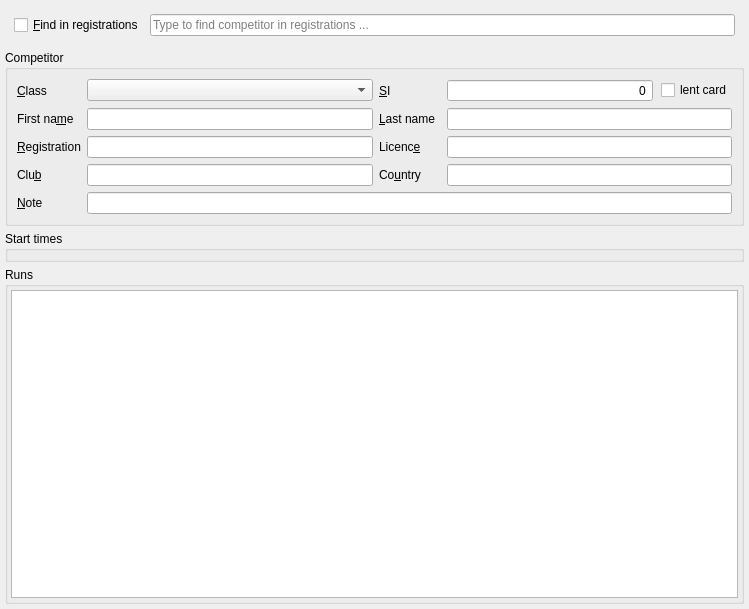
<?xml version="1.0" encoding="UTF-8"?>
<ui version="4.0">
 <class>CompetitorWidget</class>
 <widget class="QWidget" name="CompetitorWidget">
  <property name="geometry">
   <rect>
    <x>0</x>
    <y>0</y>
    <width>749</width>
    <height>609</height>
   </rect>
  </property>
  <property name="windowTitle">
   <string>Form</string>
  </property>
  <layout class="QVBoxLayout" name="verticalLayout_2">
   <property name="spacing">
    <number>5</number>
   </property>
   <property name="leftMargin">
    <number>5</number>
   </property>
   <property name="topMargin">
    <number>5</number>
   </property>
   <property name="rightMargin">
    <number>5</number>
   </property>
   <property name="bottomMargin">
    <number>5</number>
   </property>
   <item>
    <widget class="QFrame" name="frmFind">
     <layout class="QHBoxLayout" name="horizontalLayout">
      <item>
       <widget class="QCheckBox" name="chkFind">
        <property name="text">
         <string>&amp;Find in registrations</string>
        </property>
       </widget>
      </item>
      <item>
       <widget class="FindRegistrationEdit" name="edFind">
        <property name="placeholderText">
         <string>Type to find competitor in registrations ...</string>
        </property>
        <property name="clearButtonEnabled">
         <bool>true</bool>
        </property>
       </widget>
      </item>
     </layout>
    </widget>
   </item>
   <item>
    <widget class="QGroupBox" name="groupBox_2">
     <property name="title">
      <string>Competitor</string>
     </property>
     <layout class="QGridLayout" name="gridLayout_2">
      <item row="2" column="5">
       <widget class="qf::qmlwidgets::LineEdit" name="lineEdit_3">
        <property name="dataId" stdset="0">
         <string notr="true">competitors.lastName</string>
        </property>
       </widget>
      </item>
      <item row="3" column="1">
       <widget class="QLabel" name="label_6">
        <property name="text">
         <string>&amp;Registration</string>
        </property>
        <property name="buddy">
         <cstring>lineEdit_4</cstring>
        </property>
       </widget>
      </item>
      <item row="5" column="2">
       <widget class="qf::qmlwidgets::LineEdit" name="lineEdit_6">
        <property name="dataId" stdset="0">
         <string notr="true">competitors.club</string>
        </property>
       </widget>
      </item>
      <item row="3" column="2">
       <widget class="qf::qmlwidgets::LineEdit" name="lineEdit_4">
        <property name="dataId" stdset="0">
         <string notr="true">competitors.registration</string>
        </property>
       </widget>
      </item>
      <item row="5" column="3">
       <widget class="QLabel" name="label_8">
        <property name="text">
         <string>Co&amp;untry</string>
        </property>
        <property name="buddy">
         <cstring>lineEdit_7</cstring>
        </property>
       </widget>
      </item>
      <item row="1" column="1">
       <widget class="QLabel" name="label_cbxClass">
        <property name="text">
         <string>&amp;Class</string>
        </property>
        <property name="buddy">
         <cstring>cbxClass</cstring>
        </property>
       </widget>
      </item>
      <item row="2" column="3">
       <widget class="QLabel" name="label_4">
        <property name="text">
         <string>&amp;Last name</string>
        </property>
        <property name="buddy">
         <cstring>lineEdit_3</cstring>
        </property>
       </widget>
      </item>
      <item row="3" column="5">
       <widget class="qf::qmlwidgets::LineEdit" name="lineEdit_5">
        <property name="dataId" stdset="0">
         <string notr="true">competitors.licence</string>
        </property>
       </widget>
      </item>
      <item row="3" column="3">
       <widget class="QLabel" name="label_5">
        <property name="text">
         <string>Licenc&amp;e</string>
        </property>
        <property name="buddy">
         <cstring>lineEdit_5</cstring>
        </property>
       </widget>
      </item>
      <item row="1" column="2">
       <widget class="qf::qmlwidgets::ForeignKeyComboBox" name="cbxClass">
        <property name="dataId" stdset="0">
         <string notr="true">competitors.classId</string>
        </property>
       </widget>
      </item>
      <item row="6" column="1">
       <widget class="QLabel" name="label_9">
        <property name="text">
         <string>&amp;Note</string>
        </property>
        <property name="buddy">
         <cstring>lineEdit_8</cstring>
        </property>
       </widget>
      </item>
      <item row="6" column="2" colspan="4">
       <widget class="qf::qmlwidgets::LineEdit" name="lineEdit_8">
        <property name="dataId" stdset="0">
         <string notr="true">competitors.note</string>
        </property>
       </widget>
      </item>
      <item row="1" column="3">
       <widget class="QLabel" name="label_2">
        <property name="text">
         <string>&amp;SI</string>
        </property>
        <property name="buddy">
         <cstring>edSiId</cstring>
        </property>
       </widget>
      </item>
      <item row="5" column="1">
       <widget class="QLabel" name="label_7">
        <property name="text">
         <string>Clu&amp;b</string>
        </property>
        <property name="buddy">
         <cstring>lineEdit_6</cstring>
        </property>
       </widget>
      </item>
      <item row="2" column="1">
       <widget class="QLabel" name="label_3">
        <property name="text">
         <string>First na&amp;me</string>
        </property>
        <property name="buddy">
         <cstring>lineEdit_2</cstring>
        </property>
       </widget>
      </item>
      <item row="2" column="2">
       <widget class="qf::qmlwidgets::LineEdit" name="lineEdit_2">
        <property name="dataId" stdset="0">
         <string notr="true">competitors.firstName</string>
        </property>
       </widget>
      </item>
      <item row="5" column="5">
       <widget class="qf::qmlwidgets::LineEdit" name="lineEdit_7">
        <property name="dataId" stdset="0">
         <string notr="true">competitors.country</string>
        </property>
       </widget>
      </item>
      <item row="1" column="5">
       <widget class="QFrame" name="siBox">
        <property name="frameShape">
         <enum>QFrame::NoFrame</enum>
        </property>
        <property name="lineWidth">
         <number>0</number>
        </property>
        <property name="midLineWidth">
         <number>0</number>
        </property>
        <layout class="QHBoxLayout" name="horizontalLayout_6">
         <property name="spacing">
          <number>8</number>
         </property>
         <property name="sizeConstraint">
          <enum>QLayout::SetNoConstraint</enum>
         </property>
         <property name="leftMargin">
          <number>0</number>
         </property>
         <property name="topMargin">
          <number>0</number>
         </property>
         <property name="rightMargin">
          <number>0</number>
         </property>
         <property name="bottomMargin">
          <number>0</number>
         </property>
         <item>
          <widget class="quickevent::gui::si::SiIdEdit" name="edSiId">
           <property name="alignment">
            <set>Qt::AlignRight|Qt::AlignTrailing|Qt::AlignVCenter</set>
           </property>
           <property name="buttonSymbols">
            <enum>QAbstractSpinBox::NoButtons</enum>
           </property>
           <property name="singleStep">
            <number>0</number>
           </property>
           <property name="dataId" stdset="0">
            <string notr="true">competitors.siId</string>
           </property>
          </widget>
         </item>
         <item>
          <widget class="QCheckBox" name="chkLentCard">
           <property name="enabled">
            <bool>true</bool>
           </property>
           <property name="sizePolicy">
            <sizepolicy hsizetype="Maximum" vsizetype="Fixed">
             <horstretch>0</horstretch>
             <verstretch>0</verstretch>
            </sizepolicy>
           </property>
           <property name="toolTip">
            <string>&lt;html&gt;&lt;head/&gt;&lt;body&gt;&lt;p align=&quot;justify&quot;&gt;Based on the checbox state, the SI card lent status will be updated in the table of lent cards after dialog is saved.&lt;/p&gt;&lt;/body&gt;&lt;/html&gt;</string>
           </property>
           <property name="text">
            <string>lent card</string>
           </property>
           <property name="checked">
            <bool>false</bool>
           </property>
          </widget>
         </item>
        </layout>
       </widget>
      </item>
     </layout>
    </widget>
   </item>
   <item>
    <widget class="QGroupBox" name="grpStartTimes">
     <property name="title">
      <string>Start times</string>
     </property>
    </widget>
   </item>
   <item>
    <widget class="QGroupBox" name="groupBox">
     <property name="sizePolicy">
      <sizepolicy hsizetype="Preferred" vsizetype="Expanding">
       <horstretch>0</horstretch>
       <verstretch>0</verstretch>
      </sizepolicy>
     </property>
     <property name="title">
      <string>Runs</string>
     </property>
     <layout class="QVBoxLayout" name="verticalLayout">
      <property name="spacing">
       <number>3</number>
      </property>
      <property name="leftMargin">
       <number>3</number>
      </property>
      <property name="topMargin">
       <number>3</number>
      </property>
      <property name="rightMargin">
       <number>3</number>
      </property>
      <property name="bottomMargin">
       <number>3</number>
      </property>
      <item>
       <widget class="qf::qmlwidgets::TableView" name="tblRuns"/>
      </item>
     </layout>
    </widget>
   </item>
  </layout>
 </widget>
 <customwidgets>
  <customwidget>
   <class>qf::qmlwidgets::TableView</class>
   <extends>QTableView</extends>
   <header location="global">qf/qmlwidgets/tableview.h</header>
  </customwidget>
  <customwidget>
   <class>qf::qmlwidgets::LineEdit</class>
   <extends>QLineEdit</extends>
   <header location="global">qf/qmlwidgets/lineedit.h</header>
  </customwidget>
  <customwidget>
   <class>qf::qmlwidgets::ForeignKeyComboBox</class>
   <extends>QComboBox</extends>
   <header location="global">qf/qmlwidgets/combobox.h</header>
  </customwidget>
  <customwidget>
   <class>quickevent::gui::si::SiIdEdit</class>
   <extends>QSpinBox</extends>
   <header location="global">quickevent/gui/si/siidedit.h</header>
  </customwidget>
  <customwidget>
   <class>FindRegistrationEdit</class>
   <extends>QLineEdit</extends>
   <header>src/findregistrationedit.h</header>
  </customwidget>
 </customwidgets>
 <tabstops>
  <tabstop>cbxClass</tabstop>
  <tabstop>lineEdit_2</tabstop>
  <tabstop>lineEdit_3</tabstop>
  <tabstop>lineEdit_4</tabstop>
  <tabstop>lineEdit_5</tabstop>
  <tabstop>lineEdit_6</tabstop>
  <tabstop>lineEdit_7</tabstop>
  <tabstop>lineEdit_8</tabstop>
  <tabstop>tblRuns</tabstop>
 </tabstops>
 <resources/>
 <connections/>
</ui>
